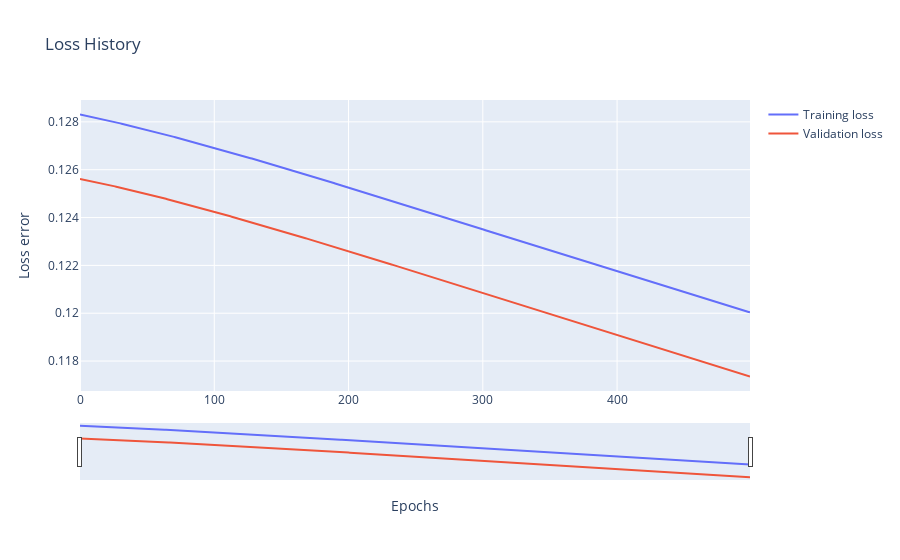

The notebook cell saved with this chart:
### Code cell
plot_loss_history(ddae_history)

### Figure 1 — Plotly figure (JSON) as saved in the notebook; plotly's stock layout.template omitted (floating-point values rounded to 4 significant figures; data arrays with more than 128 entries replaced by an {"elided": "..."} marker saying what was removed)
{"data": [{"name": "Training loss", "type": "scatter", "x": {"elided": "500 int values"}, "y": {"elided": "500 float values"}}, {"name": "Validation loss", "type": "scatter", "x": {"elided": "500 int values"}, "y": {"elided": "500 float values"}}], "layout": {"autosize": true, "title": {"text": "Loss History"}, "xaxis": {"autorange": true, "range": [0, 499], "rangeslider": {"autorange": true, "range": [0, 499], "visible": true, "yaxis": {"_template": null, "rangemode": "match"}}, "title": {"text": "Epochs"}, "type": "linear"}, "yaxis": {"autorange": true, "range": [0.1167, 0.1289], "title": {"text": "Loss error"}, "type": "linear"}}}
